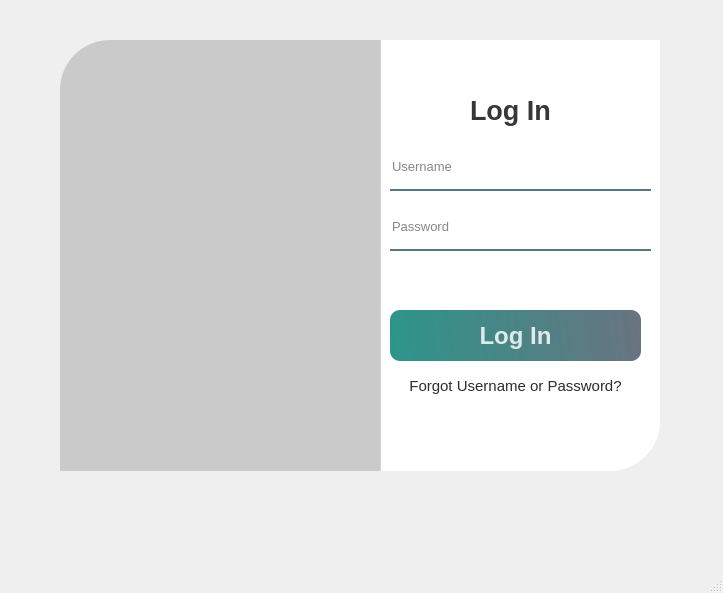
<?xml version="1.0" encoding="UTF-8"?>
<ui version="4.0">
 <class>MainWindow</class>
 <widget class="QMainWindow" name="MainWindow">
  <property name="geometry">
   <rect>
    <x>0</x>
    <y>0</y>
    <width>723</width>
    <height>593</height>
   </rect>
  </property>
  <property name="windowTitle">
   <string>MainWindow</string>
  </property>
  <widget class="QWidget" name="centralwidget">
   <widget class="QWidget" name="widget" native="true">
    <property name="geometry">
     <rect>
      <x>60</x>
      <y>10</y>
      <width>631</width>
      <height>501</height>
     </rect>
    </property>
    <property name="font">
     <font>
      <pointsize>18</pointsize>
     </font>
    </property>
    <widget class="QLabel" name="label">
     <property name="geometry">
      <rect>
       <x>0</x>
       <y>30</y>
       <width>491</width>
       <height>431</height>
      </rect>
     </property>
     <property name="styleSheet">
      <string notr="true">border-image: url(:/images/5474469.jpg);
border-top-left-radius:50px;
filter: brightness(50%);
</string>
     </property>
     <property name="text">
      <string/>
     </property>
    </widget>
    <widget class="QLabel" name="label_2">
     <property name="geometry">
      <rect>
       <x>320</x>
       <y>30</y>
       <width>280</width>
       <height>431</height>
      </rect>
     </property>
     <property name="styleSheet">
      <string notr="true">background-color:rgba(255,255,255,255);
border-bottom-right-radius:50px</string>
     </property>
     <property name="text">
      <string/>
     </property>
    </widget>
    <widget class="QLabel" name="label_3">
     <property name="geometry">
      <rect>
       <x>410</x>
       <y>80</y>
       <width>100</width>
       <height>40</height>
      </rect>
     </property>
     <property name="font">
      <font>
       <pointsize>20</pointsize>
       <weight>75</weight>
       <bold>true</bold>
      </font>
     </property>
     <property name="styleSheet">
      <string notr="true">color:rgba(0,0,0,200);</string>
     </property>
     <property name="text">
      <string>Log In</string>
     </property>
    </widget>
    <widget class="QLineEdit" name="username_text">
     <property name="geometry">
      <rect>
       <x>330</x>
       <y>140</y>
       <width>261</width>
       <height>41</height>
      </rect>
     </property>
     <property name="font">
      <font>
       <pointsize>10</pointsize>
      </font>
     </property>
     <property name="styleSheet">
      <string notr="true">background-color:rhba(0,0,0,0);
border:none;
border-bottom: 2px solid rgba(46,82,101,200);
color:rgba(0,0,0,240);
padding-bottom:7px;</string>
     </property>
     <property name="placeholderText">
      <string>Username</string>
     </property>
    </widget>
    <widget class="QLineEdit" name="password_text">
     <property name="geometry">
      <rect>
       <x>330</x>
       <y>200</y>
       <width>261</width>
       <height>41</height>
      </rect>
     </property>
     <property name="font">
      <font>
       <pointsize>10</pointsize>
      </font>
     </property>
     <property name="styleSheet">
      <string notr="true">background-color:rhba(0,0,0,0);
border:none;
border-bottom: 2px solid rgba(46,82,101,200);
color:rgba(0,0,0,240);
padding-bottom:7px;</string>
     </property>
     <property name="echoMode">
      <enum>QLineEdit::Password</enum>
     </property>
     <property name="placeholderText">
      <string>Password</string>
     </property>
    </widget>
    <widget class="QPushButton" name="pushButton">
     <property name="geometry">
      <rect>
       <x>330</x>
       <y>300</y>
       <width>251</width>
       <height>51</height>
      </rect>
     </property>
     <property name="font">
      <font>
       <pointsize>18</pointsize>
       <weight>75</weight>
       <bold>true</bold>
      </font>
     </property>
     <property name="styleSheet">
      <string notr="true">QPushButton#pushButton{
	background-color: qlineargradient(spread:pad, x1:0, y1:0.505682, x2:1, y2:0.477, stop:0 rgba(11, 131, 120, 219), stop:1 rgba(85, 98, 112, 226));
color:rgba(255,255,255,210);
border-radius:10px;
}

QPushButton#pushButton:hover{
background-color: qlineargradient(spread:pad, x1:0, y1:0.505682, x2:1, y2:0.477, stop:0 rgba(150, 123, 111, 219), stop:1 rgba(85, 81, 84, 226));
}
QPushButton#pushButton:pressed{
padding-left:5px;
padding-top:5px;
background-color:rgba(150,123,111,255);
}</string>
     </property>
     <property name="text">
      <string>Log In</string>
     </property>
    </widget>
    <widget class="QLabel" name="label_5">
     <property name="geometry">
      <rect>
       <x>0</x>
       <y>30</y>
       <width>321</width>
       <height>431</height>
      </rect>
     </property>
     <property name="styleSheet">
      <string notr="true">background-color:rgba(0,0,0,40);
border-top-left-radius:50px;
</string>
     </property>
     <property name="text">
      <string/>
     </property>
    </widget>
    <widget class="QPushButton" name="pushButton_2">
     <property name="geometry">
      <rect>
       <x>330</x>
       <y>360</y>
       <width>251</width>
       <height>31</height>
      </rect>
     </property>
     <property name="font">
      <font>
       <pointsize>11</pointsize>
       <weight>50</weight>
       <bold>false</bold>
      </font>
     </property>
     <property name="styleSheet">
      <string notr="true">color:rgba(0,0,0,210);
border:none;</string>
     </property>
     <property name="text">
      <string>Forgot Username or Password?</string>
     </property>
    </widget>
   </widget>
  </widget>
  <widget class="QMenuBar" name="menubar">
   <property name="geometry">
    <rect>
     <x>0</x>
     <y>0</y>
     <width>723</width>
     <height>22</height>
    </rect>
   </property>
  </widget>
  <widget class="QStatusBar" name="statusbar"/>
 </widget>
 <resources>
  <include location="res.qrc"/>
 </resources>
 <connections/>
</ui>
